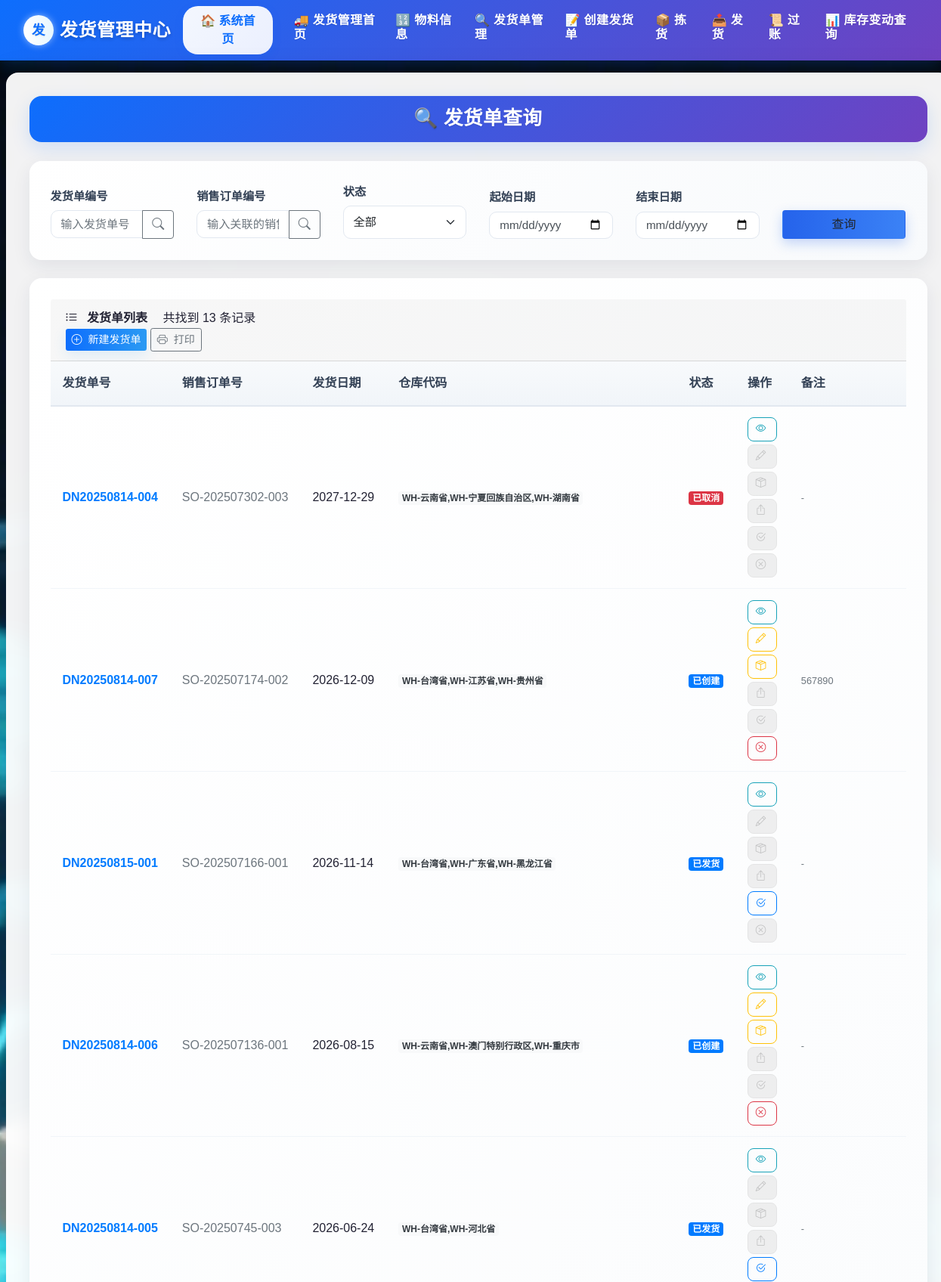
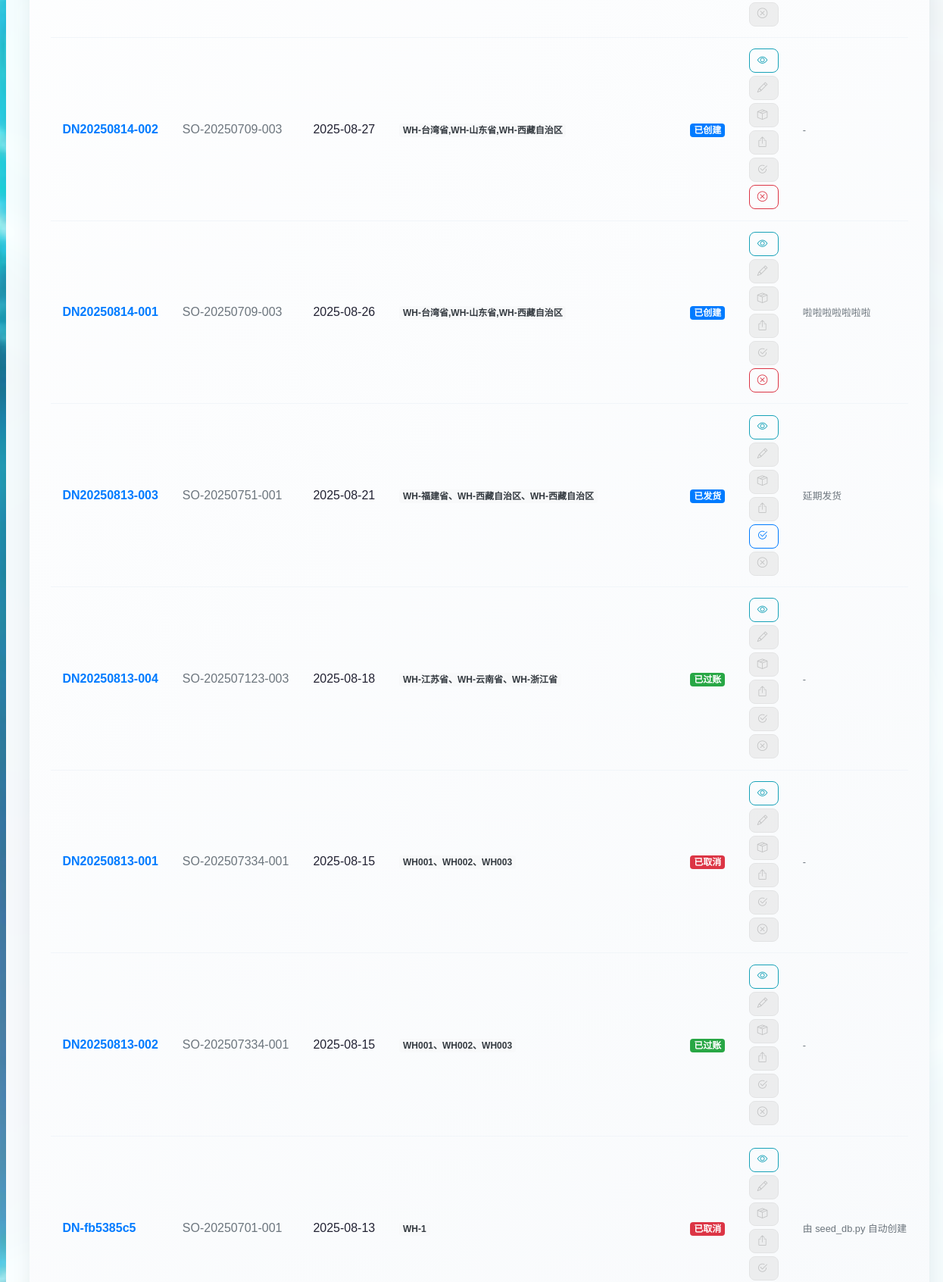
Screenshot of /delivery/list (signed in, upper part) with the database file from the repository (2 pictures, top to bottom).
### delivery/models.py (models this page shows)
class DeliveryNote(db.Model):
    __tablename__ = 'DeliveryNote'
    delivery_note_id = db.Column(db.String(255), primary_key=True)
    picking_task_id = db.Column(db.String(255), db.ForeignKey('PickingTask.task_id'), nullable=False)
    sales_order_id = db.Column(db.String(255), db.ForeignKey('SalesOrder.sales_order_id'), nullable=False)
    delivery_date = db.Column(db.DateTime, nullable=False)
    warehouse_code = db.Column(db.String(255), nullable=False)
    status = db.Column(db.Enum(
        '已创建',
        '已拣货',
        '已发货',
        '已过账',
        '已取消'
    ), default='已创建', nullable=False)
    posted_by = db.Column(db.String(255))
    posted_at = db.Column(db.DateTime)
    created_by = db.Column(db.String(255))
    remarks = db.Column(db.Text)
    items = db.relationship('DeliveryItem', backref='delivery_note', cascade='all, delete-orphan', lazy=True)
    sales_order = db.relationship('SalesOrder', backref='delivery_notes')
    picking_task = db.relationship('PickingTask', backref='delivery_note')
    VALID_TRANSITIONS = {
        '已创建': ['已拣货', '已取消'],
        '已拣货': ['已发货', '已取消'],
        '已发货': ['已过账'],
        '已过账': [],
        '已取消': []
    }

### delivery/views.py (the view)
@delivery_bp.route('/list', methods=['GET', 'POST'])
@login_required
def delivery_list():
    form = forms.SearchDeliveryForm()
    deliveries_query = (
        DeliveryNote.query
        .options(joinedload(DeliveryNote.picking_task))
        .order_by(DeliveryNote.delivery_date.desc())
    )
    if form.validate_on_submit() or request.method == 'GET':
        form.delivery_id.data = form.delivery_id.data or request.args.get('delivery_id', '')
        form.sales_order_id.data = form.sales_order_id.data or request.args.get('sales_order_id', '')
        form.status.data = form.status.data or request.args.get('status', '')
        start_date_raw = request.args.get('start_date')
        end_date_raw = request.args.get('end_date')
        if start_date_raw and not form.start_date.data:
            try:
                form.start_date.data = datetime.strptime(start_date_raw, '%Y-%m-%d').date()
            except Exception:
                pass
        if end_date_raw and not form.end_date.data:
            try:
                form.end_date.data = datetime.strptime(end_date_raw, '%Y-%m-%d').date()
            except Exception:
                pass
        if form.delivery_id.data:
            deliveries_query = deliveries_query.filter(
                DeliveryNote.delivery_note_id.contains(form.delivery_id.data)
            )
        if form.sales_order_id.data:
            deliveries_query = deliveries_query.filter(
                DeliveryNote.sales_order_id.contains(form.sales_order_id.data)
            )
        if form.start_date.data:
            deliveries_query = deliveries_query.filter(
                DeliveryNote.delivery_date >= datetime.combine(form.start_date.data, time.min)
            )
        if form.end_date.data:
            deliveries_query = deliveries_query.filter(
                DeliveryNote.delivery_date <= datetime.combine(form.end_date.data, time.max)
            )
        if form.status.data:
            deliveries_query = deliveries_query.filter(DeliveryNote.status == form.status.data)
    deliveries = deliveries_query.all()
    for d in deliveries:
        d.picking_status = d.picking_task.status if d.picking_task else None
    return render_template('delivery/delivery_list.html', deliveries=deliveries, form=form)

### delivery/forms.py
class SearchDeliveryForm(FlaskForm):
    delivery_id = StringField('发货单编号', validators=[Optional()], render_kw={"placeholder": "输入发货单号"})
    sales_order_id = StringField('销售订单编号', validators=[Optional()], render_kw={"placeholder": "输入关联的销售订单号"})
    status = SelectField(
        '状态',
        choices=[
            ('', '全部'),
            ('已创建', '已创建'),
            ('已拣货', '已拣货'),
            ('已过账', '已过账'),
            ('已取消', '已取消')
        ],
        validators=[Optional()],
        default=''
    )
    start_date = DateField('起始日期', validators=[Optional()], format='%Y-%m-%d')
    end_date = DateField('结束日期', validators=[Optional()], format='%Y-%m-%d')
    submit = SubmitField('查询')

### app.py (called while the page is built)
@login_manager.user_loader
def load_user(user_id):
    return User.query.get(user_id)

### templates/delivery/delivery_list.html (shortened to what this page needs)
{% extends 'delivery/base.html' %}
{% block head_extra %}
<link rel="stylesheet" href="{{ url_for('static', filename='delivery/delivery_styles.css') }}">
{% endblock %}
{% block content %}
<div class="form-title-container">
  <h1 class="form-title">🔍 发货单查询</h1>
</div>
<div class="delivery-card animate-fade">
  <form method="post" class="row g-3 query-form align-items-end">
  <div class="col-md-2">
      <label class="form-label" for="delivery_id">{{ form.delivery_id.label.text }}</label>
      <div class="input-group">
        {{ form.delivery_id(class="form-control", id="delivery_id") }}
        <button type="button" class="btn btn-outline-secondary"
                onclick="openCentered('{{ url_for('delivery.delivery_helper') }}', 'deliveryHelper', 800, 600)">
          <i class="bi bi-search"></i>
        </button>
      </div>
    </div>
    <div class="col-md-2">
      <label class="form-label" for="sales_order_id">{{ form.sales_order_id.label.text }}</label>
      <div class="input-group">
        {{ form.sales_order_id(class="form-control", id="sales_order_id") }}
        <button type="button" class="btn btn-outline-secondary"
                onclick="openCentered('{{ url_for('delivery.sales_helper') }}', 'salesHelper', 800, 600)">
          <i class="bi bi-search"></i>
        </button>
      </div>
    </div>
 <div class="col-md-2">
      {{ form.status.label(class="form-label") }}
      {{ form.status(class="form-select") }}
    </div>
    <div class="col-md-2">
      {{ form.start_date.label(class="form-label") }}
      {{ form.start_date(class="form-control", type="date") }}
    </div>
    <div class="col-md-2">
      {{ form.end_date.label(class="form-label") }}
      {{ form.end_date(class="form-control", type="date") }}
    </div>
    <div class="col-md-2">
      {{ form.submit(class="btn btn-search w-100") }}
    </div>
  </form>
</div>
<div class="delivery-card animate-fade">
  <div class="card-header">
    <div class="toolbar">
      <div>
        <i class="bi bi-list-ul me-2"></i>
        <strong>发货单列表</strong>
        <span class="stats-info ms-3">共找到 {{ deliveries|length }} 条记录</span>
      </div>
      <div>
        <a href="{{ url_for('delivery.create_delivery') }}" class="btn btn-primary btn-sm">
          <i class="bi bi-plus-circle me-1"></i> 新建发货单
        </a>
        <button type="button" class="btn btn-outline-secondary btn-sm" onclick="window.print()">
          <i class="bi bi-printer me-1"></i> 打印
        </button>
      </div>
    </div>
  </div>
  <div class="table-responsive" style="max-height: 70vh;">
    <table class="delivery-table table-hover">
      <thead>
        <tr>
          <th>发货单号</th>
          <th>销售订单号</th>
          <th>发货日期</th>
          <th style="width: 8%;">仓库代码</th>
          <th>状态</th>
          <th>操作</th>
          <th>备注</th>
        </tr>
      </thead>
      <tbody>
        {% for delivery in deliveries %}
          {% set picking_cancelled = (delivery.picking_status == '已取消') %}
          {% set can_edit = (delivery.status == '已创建') and (not picking_cancelled) %}
          {% set can_pick = (delivery.status == '已创建') and (not picking_cancelled) %}
          <tr>
            <td>
              <a href="{{ url_for('delivery.delivery_detail', delivery_id=delivery.delivery_note_id) }}"
                 class="text-decoration-none fw-bold text-primary">
                {{ delivery.delivery_note_id }}
              </a>
            </td>
            <td><span class="text-muted">{{ delivery.sales_order_id }}</span></td>
            <td>{{ delivery.delivery_date.strftime('%Y-%m-%d') if delivery.delivery_date else '-' }}</td>
            <td><span class="badge bg-light text-dark">{{ delivery.warehouse_code }}</span></td>
            <td>
              <span class="badge
                {% if delivery.status == '已创建' %}bg-primary
                {% elif delivery.status == '已拣货' %}bg-warning
                {% elif delivery.status == '已发货' %}bg-primary
                {% elif delivery.status == '已过账' %}bg-success
                {% elif delivery.status == '已完成' %}bg-light text-dark
                {% elif delivery.status == '已取消' %}bg-danger
                {% else %}bg-secondary{% endif %}">
                {{ delivery.status }}
              </span>
            </td>
            <td>
              <div class="d-flex flex-wrap gap-1">
                <a href="{{ url_for('delivery.delivery_detail', delivery_id=delivery.delivery_note_id) }}"
                   class="btn btn-outline-info btn-action" title="查看详情">
                  <i class="bi bi-eye"></i>
                </a>
                <a href="{{ url_for('delivery.edit_delivery', delivery_id=delivery.delivery_note_id) }}"
                   class="btn btn-outline-warning btn-action {% if not can_edit %}disabled{% endif %}"
                   title="{% if not can_edit %}{% if picking_cancelled %}拣货单已取消，禁止修改{% else %}仅“已创建”可编辑{% endif %}{% else %}编辑{% endif %}"
                   {% if not can_edit %}aria-disabled="true" tabindex="-1"{% endif %}>
                  <i class="bi bi-pencil"></i>
                </a>
                <a href="{{ url_for('delivery.picking_task_detail', task_id=delivery.picking_task_id) }}"
                   class="btn btn-outline-warning btn-action {% if not can_pick %}disabled{% endif %}"
                   title="{% if not can_pick %}{% if picking_cancelled %}拣货单已取消，禁止拣货{% else %}仅“已创建”可拣货{% endif %}{% else %}拣货{% endif %}"
                   {% if not can_pick %}aria-disabled="true" tabindex="-1"{% endif %}>
                  <i class="bi bi-box-seam"></i>
                </a>
                <form action="{{ url_for('delivery.shipment', delivery_id=delivery.delivery_note_id) }}" method="POST" style="display: inline;">
                  <button type="submit"
                          class="btn btn-outline-primary btn-action {% if delivery.status != '已拣货' %}disabled{% endif %}"
                          title="发货" {% if delivery.status != '已拣货' %}disabled{% endif %}>
                    <i class="bi bi-box-arrow-up"></i>
                  </button>
                </form>
                <a href="{{ url_for('delivery.post_delivery', delivery_id=delivery.delivery_note_id) }}"
                   class="btn btn-outline-primary btn-action {% if delivery.status != '已发货' %}disabled{% endif %}"
                   title="过账" {% if delivery.status != '已发货' %}aria-disabled="true" tabindex="-1"{% endif %}>
                  <i class="bi bi-check2-circle"></i>
                </a>
                <a href="{{ url_for('delivery.cancel_delivery', delivery_id=delivery.delivery_note_id) }}"
                   class="btn btn-outline-danger btn-action {% if delivery.status not in ['已创建', '已拣货'] %}disabled{% endif %}"
                   title="取消" {% if delivery.status not in ['已创建', '已拣货'] %}aria-disabled="true" tabindex="-1"{% endif %}>
                  <i class="bi bi-x-circle"></i>
                </a>
              </div>
            </td>
            <td>
              <small class="text-muted">
                {{ delivery.remarks[:30] + '...' if delivery.remarks and delivery.remarks|length > 30 else (delivery.remarks or '-') }}
              </small>
            </td>
          </tr>
        {% endfor %}
      </tbody>
    </table>
  </div>
</div>
{% endblock %}

### static/delivery/delivery_styles.css (style rules this page uses)
.delivery-card { border-radius: 16px; background: linear-gradient(135deg, #ffffff, #f8fafc); box-shadow: 0 8px 24px rgba(23, 43, 77, 0.08); padding: 28px; margin-bottom: 24px; transition: transform 0.3s ease, box-shadow 0.3s ease; }
.query-form .form-label { font-weight: 600; font-size: 0.95rem; color: #334155; margin-bottom: 0.4rem; }
.query-form .form-control, .query-form .form-select { border-radius: 10px; border: 1px solid #e2e8f0; font-size: 0.95rem; padding: 0.6rem 0.8rem; transition: border-color 0.3s ease, box-shadow 0.3s ease; }
.btn-search { background: linear-gradient(90deg, #2563eb, #3b82f6); box-shadow: 0 6px 16px rgba(37, 99, 235, 0.25); }
.btn-action { border-radius: 8px; padding: 0.3rem 0.6rem; font-size: 0.85rem; transition: all 0.2s ease; display: inline-flex; align-items: center; justify-content: center; }
.btn-action i { margin-right: 4px; }
.delivery-table { border-collapse: separate; border-spacing: 0; }
.delivery-table thead th { background: linear-gradient(to bottom, #f8fafc, #f1f5f9); border-bottom: 2px solid #e2e8f0; font-weight: 700; color: #334155; padding: 1rem; position: sticky; top: 0; }
.delivery-table tbody td { padding: 0.9rem 1rem; border-bottom: 1px solid #f1f5f9; vertical-align: middle; }
.delivery-table tbody tr { transition: background-color 0.2s ease; }
.animate-fade { animation: fadeIn 0.5s ease forwards; }

### templates/delivery/base.html (style rules this page uses)
:root { --brand-1: #0d6efd; --brand-2: #2b9af3; --muted: #6c757d; --card-radius: 16px; --glass: rgba(255,255,255,0.85); --bg-gradient: linear-gradient(120deg, #f7fbff 0%, #eef6ff 50%, #f4fbff 100%); --font-heading: 'Noto Serif SC', serif; --font-body: 'Noto Sans SC', sans-serif; --gold: #ffd700; --silver: #c0c0c0; }
body::after { content: ""; position: absolute; top: 0; left: 0; width: 100%; height: 100%; background-image: radial-gradient(rgba(0,0,0,0.03) 1px, transparent 1px); background-size: 20px 20px; z-index: -2; opacity: 0.3; }
html, body { height: 100%; font-family: var(--font-body); color: #223; -webkit-font-smoothing: antialiased; margin: 0; background: url('/static/deliverypages_background.png') center/cover no-repeat fixed; position: relative; line-height: 1.6; }
body::before { content: ""; position: absolute; top: 0; left: 0; width: 100%; height: 100%; background: rgba(255, 255, 255, 0.92); backdrop-filter: blur(5px); z-index: -1; }
h1, h2, h3, h4, h5, h6, .navbar-brand, .nav-link { font-family: var(--font-heading); font-weight: 600; letter-spacing: 0.5px; text-shadow: 0 1px 2px rgba(0,0,0,0.1); }
.btn, .nav-link, .table tbody tr { transition: all 0.3s ease; }
.btn-primary { background-image: linear-gradient(90deg,var(--brand-1),var(--brand-2)); border: none; box-shadow: 0 6px 18px rgba(43,154,243,0.12); }
.form-title-container { background: linear-gradient(135deg, #0d6efd, #6f42c1); border-radius: 16px; padding: 15px 25px; margin-bottom: 25px; text-align: center; box-shadow: 0 8px 24px rgba(13, 110, 253, 0.15); }
.form-title { color: white; font-weight: 700; font-size: 1.6rem; margin: 0; display: flex; align-items: center; justify-content: center; gap: 15px; }

### templates/delivery/delivery_list.html (style rules this page uses)
.delivery-table th, .delivery-table td { white-space: nowrap; vertical-align: middle; }
.delivery-card { width: 100%; }
.btn.disabled, .btn[aria-disabled="true"], .btn:disabled { pointer-events: none; opacity: .65; }
.btn.disabled, .btn[aria-disabled="true"], .btn:disabled { pointer-events: none; opacity: 0.5; background-color: #e0e0e0 !important; color: #888 !important; border-color: #ccc !important; }

### rows the page displays
DeliveryNote: delivery_note_id "DN20250814-004", sales_order_id "SO-202507302-003", delivery_date "2027-12-29", warehouse_code "WH-云南省,WH-宁夏回族自治区,WH-湖南省", status "已取消", remarks "-"
DeliveryNote: delivery_note_id "DN20250814-007", sales_order_id "SO-202507174-002", delivery_date "2026-12-09", warehouse_code "WH-台湾省,WH-江苏省,WH-贵州省", status "已创建", remarks "567890"
DeliveryNote: delivery_note_id "DN20250815-001", sales_order_id "SO-202507166-001", delivery_date "2026-11-14", warehouse_code "WH-台湾省,WH-广东省,WH-黑龙江省", status "已发货", remarks "-"
DeliveryNote: delivery_note_id "DN20250814-006", sales_order_id "SO-202507136-001", delivery_date "2026-08-15", warehouse_code "WH-云南省,WH-澳门特别行政区,WH-重庆市", status "已创建", remarks "-"
DeliveryNote: delivery_note_id "DN20250814-005", sales_order_id "SO-20250745-003", delivery_date "2026-06-24", warehouse_code "WH-台湾省,WH-河北省", status "已发货", remarks "-"
DeliveryNote: delivery_note_id "DN20250814-002", sales_order_id "SO-20250709-003", delivery_date "2025-08-27", warehouse_code "WH-台湾省,WH-山东省,WH-西藏自治区", status "已创建", remarks "-"
DeliveryNote: delivery_note_id "DN20250814-001", sales_order_id "SO-20250709-003", delivery_date "2025-08-26", warehouse_code "WH-台湾省,WH-山东省,WH-西藏自治区", status "已创建", remarks "啦啦啦啦啦啦啦"
DeliveryNote: delivery_note_id "DN20250813-003", sales_order_id "SO-20250751-001", delivery_date "2025-08-21", warehouse_code "WH-福建省、WH-西藏自治区、WH-西藏自治区", status "已发货", remarks "延期发货"
DeliveryNote: delivery_note_id "DN20250813-004", sales_order_id "SO-202507123-003", delivery_date "2025-08-18", warehouse_code "WH-江苏省、WH-云南省、WH-浙江省", status "已过账", remarks "-"
DeliveryNote: delivery_note_id "DN20250813-001", sales_order_id "SO-202507334-001", delivery_date "2025-08-15", warehouse_code "WH001、WH002、WH003", status "已取消", remarks "-"
DeliveryNote: delivery_note_id "DN20250813-002", sales_order_id "SO-202507334-001", delivery_date "2025-08-15", warehouse_code "WH001、WH002、WH003", status "已过账", remarks "-"
DeliveryNote: delivery_note_id "DN-fb5385c5", sales_order_id "SO-20250701-001", delivery_date "2025-08-13", warehouse_code "WH-1", status "已取消", remarks "由 seed_db.py 自动创建"

### other values shown
{{ deliveries|length }} "13"
